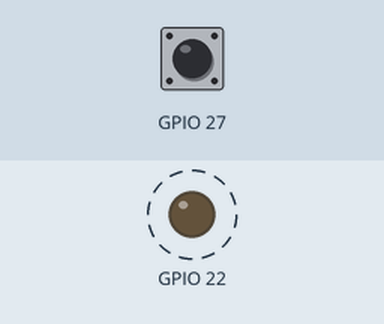
This program was run on a simulated Raspberry Pi (BCM pin numbers). Parts: output pins drawn as LEDs (lit = HIGH). Dashed ring = blinking. The test bench sets the inputs (shaded band); at power-on: GPIO 27 HIGH. The run ends when the program shuts the computer down; what the program prints to the terminal is not drawn. At 1.8 s the program puts the board to deep sleep or switches it off; the recording ends there.

Above: at 0.87 s.
1.3 s: GPIO 27 pulled LOW for 0.6 s
Timing chart, 0 to 1.8 s (numbered marks = the images above; inputs shaded):
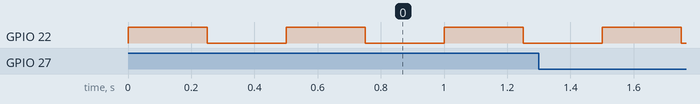

The program:

picofssd.py
```python
#!/usr/bin/env python2
# Import the libraries to use time delays, send os commands and access GPIO pins
import RPi.GPIO as GPIO
import time
import os

GPIO.setmode(GPIO.BCM) # Set pin numbering to board numbering
GPIO.setup(27, GPIO.IN, pull_up_down=GPIO.PUD_UP) # Setup pin 27 as an input
GPIO.setup(22, GPIO.OUT) # Setup pin 22 as an output

while True: # Setup a while loop to wait for a button press
    GPIO.output(22,True)
    time.sleep(0.25) # Allow a sleep time of 0.25 second to reduce CPU usage
    GPIO.output(22,False)
    if(GPIO.input(27)==0): # Setup an if loop to run a shutdown command when button press sensed
    	os.system("sudo shutdown -h now") # Send shutdown command to os
    	break

    time.sleep(0.25) # Allow a sleep time of 0.25 second to reduce CPU usage
```

Measured:
- by itself, GPIO 22: alternates HIGH for 0.25 s and LOW for 0.25 s
